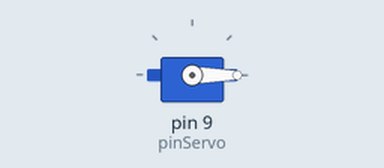
Recording of a sketch running on a simulated Arduino Uno, built with avr-gcc and run on an emulated ATmega328P. Parts: servo. What the sketch prints to the serial monitor is not drawn.

Above: at 0.05 s.
Timing chart, 0 to 3.0 s (numbered marks = the images above):
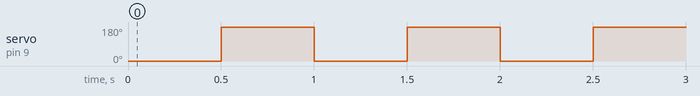

Measured:
- by itself, servo on pin 9 (pinServo): alternates 180° for 0.50 s and 0° for 0.50 s

The sketch:

P18_nose.ino
```cpp
#include "Servo.h"
int pinServo=9;
Servo servo;
void setup() {
  // put your setup code here, to run once:
  Serial.begin(9600);
  servo.attach(pinServo);

}

void loop() {
  // put your main code here, to run repeatedly:
  servo.write(0);
  Serial.println("servo en 0 grados");
  delay(500);

  servo.write(180);
  Serial.println("servo en 180 grados");
  delay(500);


}
```
